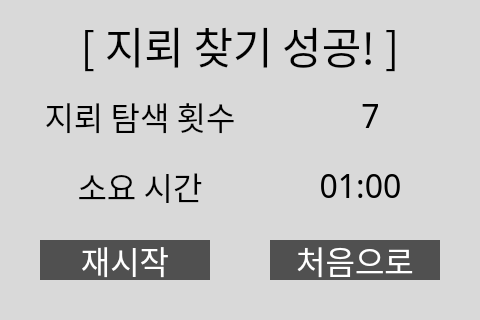
<?xml version="1.0" encoding="UTF-8"?>
<ui version="4.0">
 <class>MainWindow</class>
 <widget class="QMainWindow" name="MainWindow">
  <property name="geometry">
   <rect>
    <x>0</x>
    <y>0</y>
    <width>480</width>
    <height>320</height>
   </rect>
  </property>
  <property name="windowTitle">
   <string>MainWindow</string>
  </property>
  <property name="styleSheet">
   <string notr="true">background-color: rgb(217, 217, 217);</string>
  </property>
  <widget class="QWidget" name="centralwidget">
   <widget class="QPushButton" name="btn_restart">
    <property name="geometry">
     <rect>
      <x>40</x>
      <y>240</y>
      <width>170</width>
      <height>40</height>
     </rect>
    </property>
    <property name="font">
     <font>
      <family>NanumSquare</family>
      <pointsize>24</pointsize>
     </font>
    </property>
    <property name="focusPolicy">
     <enum>Qt::NoFocus</enum>
    </property>
    <property name="styleSheet">
     <string notr="true">background-color: rgb(80, 80, 80);
color: rgb(255, 255, 255);
border:none;</string>
    </property>
    <property name="text">
     <string>재시작</string>
    </property>
   </widget>
   <widget class="QPushButton" name="btn_menu">
    <property name="geometry">
     <rect>
      <x>270</x>
      <y>240</y>
      <width>170</width>
      <height>40</height>
     </rect>
    </property>
    <property name="font">
     <font>
      <family>NanumSquare</family>
      <pointsize>24</pointsize>
     </font>
    </property>
    <property name="focusPolicy">
     <enum>Qt::NoFocus</enum>
    </property>
    <property name="styleSheet">
     <string notr="true">background-color: rgb(80, 80, 80);
color: rgb(255, 255, 255);
border:none;</string>
    </property>
    <property name="text">
     <string>처음으로</string>
    </property>
   </widget>
   <widget class="QLabel" name="lb_count">
    <property name="geometry">
     <rect>
      <x>10</x>
      <y>80</y>
      <width>260</width>
      <height>71</height>
     </rect>
    </property>
    <property name="font">
     <font>
      <family>NanumSquareRound</family>
      <pointsize>24</pointsize>
      <weight>50</weight>
      <bold>false</bold>
     </font>
    </property>
    <property name="styleSheet">
     <string notr="true">color: rgb(0, 0, 0);</string>
    </property>
    <property name="text">
     <string>지뢰 탐색 횟수</string>
    </property>
    <property name="alignment">
     <set>Qt::AlignCenter</set>
    </property>
   </widget>
   <widget class="QLabel" name="lb_timer">
    <property name="geometry">
     <rect>
      <x>10</x>
      <y>150</y>
      <width>260</width>
      <height>71</height>
     </rect>
    </property>
    <property name="font">
     <font>
      <family>NanumSquareRound</family>
      <pointsize>24</pointsize>
      <weight>50</weight>
      <bold>false</bold>
     </font>
    </property>
    <property name="styleSheet">
     <string notr="true">color: rgb(0, 0, 0);</string>
    </property>
    <property name="text">
     <string>소요 시간</string>
    </property>
    <property name="alignment">
     <set>Qt::AlignCenter</set>
    </property>
   </widget>
   <widget class="QLabel" name="label_2">
    <property name="geometry">
     <rect>
      <x>310</x>
      <y>100</y>
      <width>121</width>
      <height>31</height>
     </rect>
    </property>
    <property name="font">
     <font>
      <family>NanumSquareRound</family>
      <pointsize>24</pointsize>
     </font>
    </property>
    <property name="styleSheet">
     <string notr="true">color: rgb(0, 0, 0);</string>
    </property>
    <property name="text">
     <string>7</string>
    </property>
    <property name="alignment">
     <set>Qt::AlignCenter</set>
    </property>
   </widget>
   <widget class="QLabel" name="label_3">
    <property name="geometry">
     <rect>
      <x>300</x>
      <y>170</y>
      <width>121</width>
      <height>31</height>
     </rect>
    </property>
    <property name="font">
     <font>
      <family>NanumSquareRound</family>
      <pointsize>24</pointsize>
     </font>
    </property>
    <property name="styleSheet">
     <string notr="true">color: rgb(0, 0, 0);</string>
    </property>
    <property name="text">
     <string>01:00</string>
    </property>
    <property name="alignment">
     <set>Qt::AlignCenter</set>
    </property>
   </widget>
   <widget class="QLabel" name="lb_setting">
    <property name="geometry">
     <rect>
      <x>0</x>
      <y>10</y>
      <width>480</width>
      <height>71</height>
     </rect>
    </property>
    <property name="font">
     <font>
      <family>NanumSquareRound</family>
      <pointsize>32</pointsize>
      <weight>50</weight>
      <bold>false</bold>
     </font>
    </property>
    <property name="styleSheet">
     <string notr="true">color: rgb(0, 0, 0);</string>
    </property>
    <property name="text">
     <string>[ 지뢰 찾기 성공! ]</string>
    </property>
    <property name="alignment">
     <set>Qt::AlignCenter</set>
    </property>
   </widget>
  </widget>
 </widget>
 <resources/>
 <connections/>
</ui>
